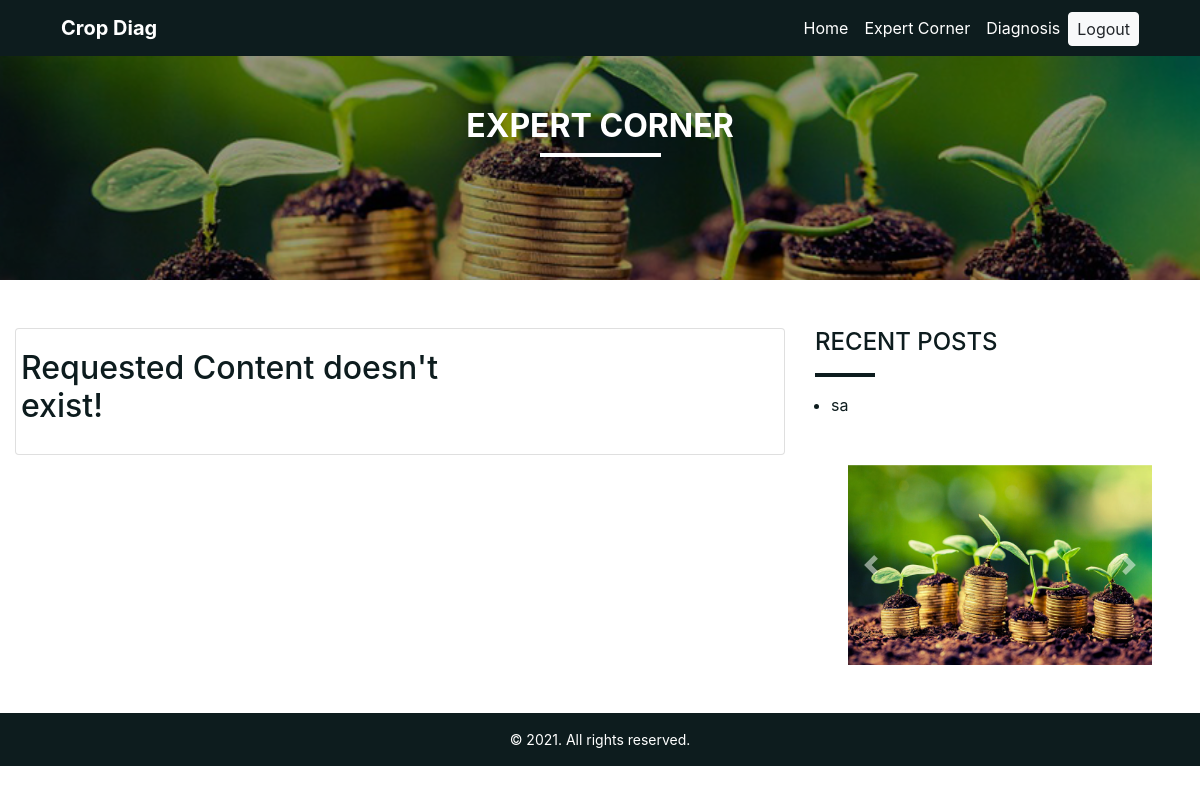
/view-blog.php (signed in), run on an earlier commit of the app's database.
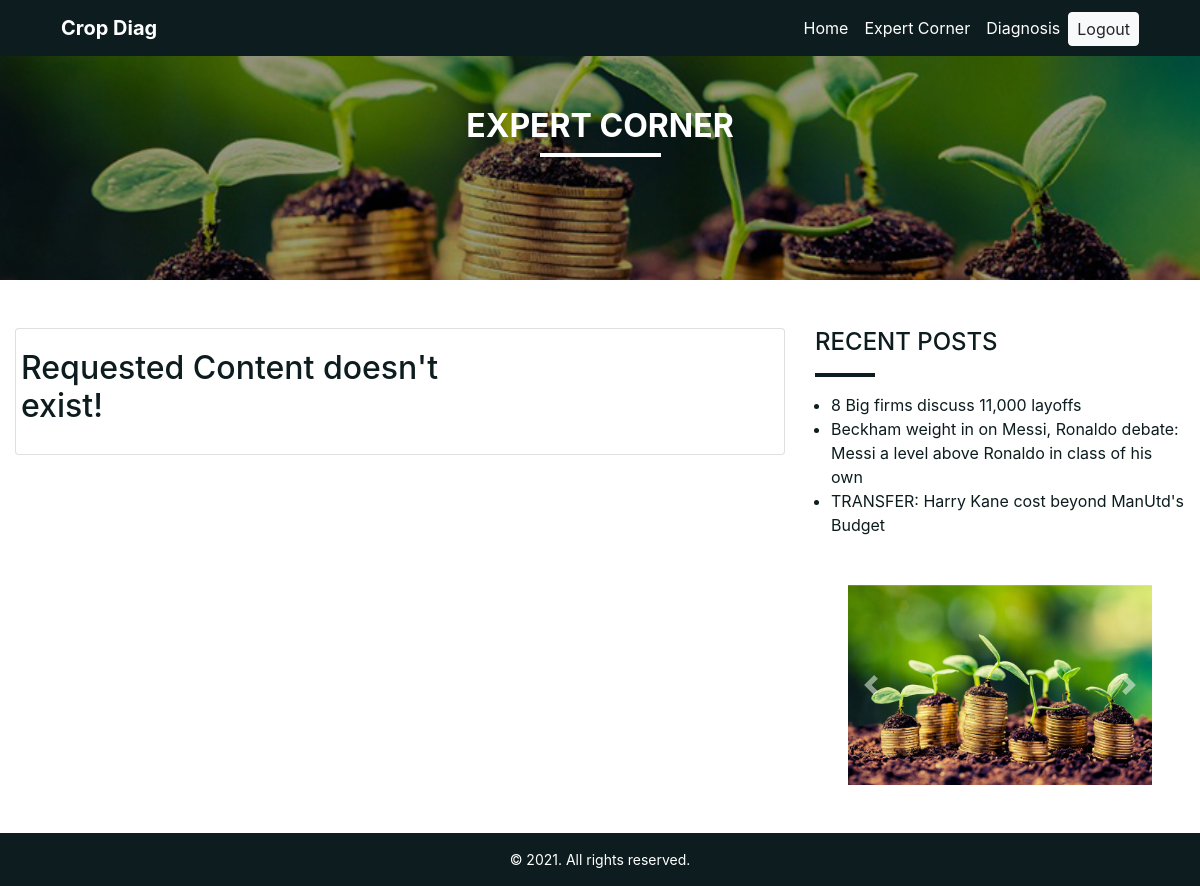
And on a later commit of the database.
### tables this page shows
CREATE TABLE IF NOT EXISTS `content` (
  `content_id` int(11) NOT NULL AUTO_INCREMENT,
  `title` text NOT NULL,
  `content` longtext NOT NULL,
  `content_image` varchar(150) NOT NULL,
  `poster_id` int(11) NOT NULL,
  `date_created` date NOT NULL,
  PRIMARY KEY (`content_id`)
);

### classes/DB.class.php (called while the page is built, shortened)
<?php
class DB{
    private $db_config = ['host'=>'localhost',
                          'username'=>'root',
                          'password'=>'',
                          'database'=>'expert',
                          'charset'=>'utf8mb4'];
    public $pdo;
    public $query;
    public function __construct()
    {
        $dsn = "mysql:host=".$this->db_config['host'].";dbname=".$this->db_config['database'].";charset=".$this->db_config['charset'];
        $options = [
            PDO::ATTR_ERRMODE            => PDO::ERRMODE_EXCEPTION,
            PDO::ATTR_DEFAULT_FETCH_MODE => PDO::FETCH_ASSOC,
            PDO::ATTR_EMULATE_PREPARES   => false,
        ];
        try {
            $this->pdo = new PDO($dsn, $this->db_config['username'], $this->db_config['password'], $options);
        } catch (\PDOException $e) {
            throw new \PDOException($e->getMessage(), (int)$e->getCode());
        }
    }
    public function queryStatement($statement, $value = [])
    {
        $this->query = $this->pdo->prepare($statement);
        if($this->query){
            return $this->query->execute($value);
        }else{
            return false;
        }
    }
    public function fALL()
    {
        $fetch_all_data = $this->query->fetchAll(PDO::FETCH_OBJ);
        if($fetch_all_data)
        {
            return $fetch_all_data;
        }else{
            return false;
        }
    }
    public function f_one()
    {
        $fetch_all_data = $this->query->fetch(PDO::FETCH_OBJ);
        if($fetch_all_data)
        {
            return $fetch_all_data;
        }else{
            return false;
        }
    }
}

### classes/Content.class.php (called while the page is built, shortened)
<?php
class Content  extends DB
{
    public function get_contents_single ($id){
        $arr =  [$id];
        $query = PARENT::queryStatement("SELECT * FROM `content` LEFT JOIN administrator ON content.poster_id = administrator.admin_id WHERE content_id=?", $arr);
        return PARENT::f_one();
    }
    public function recent_content (){
        $arr =  [];
        $query = PARENT::queryStatement("SELECT * FROM `content` ORDER BY content_id DESC limit 5", $arr);
        return PARENT::fALL();
    }
}

### view-blog.php (the view, shortened to what this page needs)
<?php
include "includes/header.php";
$post = $content->get_contents_single($_GET['blog_id']);
?>
<div class="container-fluid mb-5">
	<div class="row banner">
		<div class="col-md-12 d-flex flex-column align-items-center justify-content-center">
			<h2 class="text-white text-uppercase font-weight-bold">expert corner</h2>
			<hr style="width: 10%; border: 2px solid white; margin-top: 0">
		</div>
	</div>
	<div class="row blog-block mt-5">
		<div class="col-md-8">
			<div class="row">
				<div class="col-md-12 blog-content">
					<div class="card">
						<div class="card-body">
							<div class="row">
							<?php
								if($post == NULL) {?>
									<div class="col-md-8 p-0">
									<h2>Requested Content doesn't exist!</h2>
									</div>
								<?php }?>
							</div>
						</div>
					</div>
				</div>
			</div>
		</div>
		<div class="col-md-4 blog-sidebar">
			<h4 class="text-uppercase">recent posts</h4>
			<hr style="width: 15%; border: 2px solid #0D1C1E">
			<ul class="ml-3">
			<?php
				$recent = $content->recent_content();
				if(is_array($recent)){
				foreach ($recent as $recent) {?>
					<li class=""><a href="view-blog.php?blog_id=<?= $recent->content_id?>"><?= $recent->title?></a></li>
			<?php }} ?>
			</ul>
			<div class="row mt-5">
				<div class="col-md-10 offset-md-1 sidebar-carousel">
					<div id="carouselExampleControls" class="carousel slide" data-ride="carousel">
						<div class="carousel-inner">
							<div class="carousel-item active">
								<img class="d-block w-100" src="images/background-1.png" alt="First slide">
							</div>
						</div>
						<a class="carousel-control-prev" href="#carouselExampleControls" role="button" data-slide="prev">
							<span class="carousel-control-prev-icon" aria-hidden="true"></span>
						</a>
						<a class="carousel-control-next" href="#carouselExampleControls" role="button" data-slide="next">
							<span class="carousel-control-next-icon" aria-hidden="true"></span>
						</a>
					</div>
				</div>
			</div>
		</div>
	</div>
</div>
<?php
Include "includes/footer.php";
?>

What changed in the data, as far as the page shows it:
removed content: title "sa"
added content: title "8 Big firms discuss 11,000 layoffs"
added content: title "Beckham weight in on Messi, Ronaldo debate: Messi a level above Ronaldo in class of his own"
added content: title "TRANSFER: Harry Kane cost beyond ManUtd's Budget"
